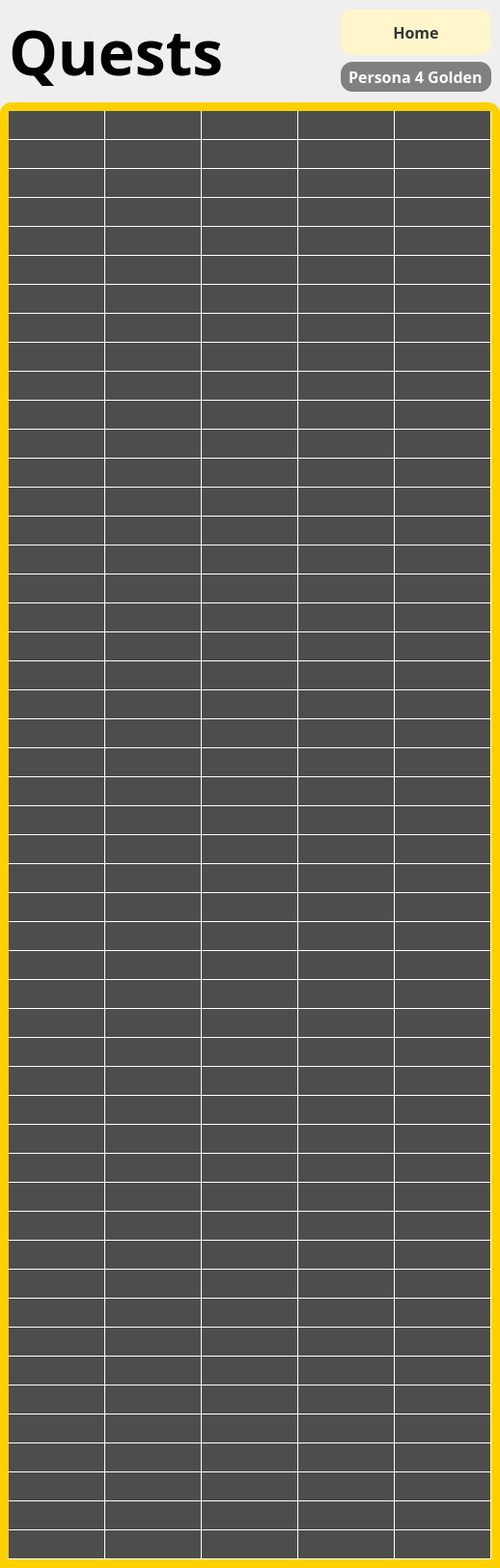
      <widget class="QWidget" name="questsPage">
       <property name="styleSheet">
        <string notr="true">QFrame#infoFrame {
	background-color: #FFD100;
	border-top-left-radius: 12px;
	border-top-right-radius: 12px;
}
QPushButton {
	background-color: #fff6cc;
	color: #333533;
	padding: 12px 12px 12px 12px;
	border-radius: 12px;
}
QPushButton:hover {
	background-color: #333533;
	color: white;
	border: 2px solid white;
}</string>
       </property>
       <layout class="QVBoxLayout" name="verticalLayout_11">
        <property name="spacing">
         <number>0</number>
        </property>
        <property name="leftMargin">
         <number>0</number>
        </property>
        <property name="topMargin">
         <number>0</number>
        </property>
        <property name="rightMargin">
         <number>0</number>
        </property>
        <property name="bottomMargin">
         <number>0</number>
        </property>
        <item>
         <widget class="QFrame" name="headerFrame_2">
          <property name="sizePolicy">
           <sizepolicy hsizetype="Preferred" vsizetype="Minimum">
            <horstretch>0</horstretch>
            <verstretch>0</verstretch>
           </sizepolicy>
          </property>
          <property name="styleSheet">
           <string notr="true">QFrame#headerFrame {
	background-color: #FFEE32;
}
QLabel {
	border-radius: 12px;
}</string>
          </property>
          <property name="frameShape">
           <enum>QFrame::NoFrame</enum>
          </property>
          <property name="frameShadow">
           <enum>QFrame::Plain</enum>
          </property>
          <layout class="QHBoxLayout" name="horizontalLayout_3">
           <property name="spacing">
            <number>0</number>
           </property>
           <property name="leftMargin">
            <number>9</number>
           </property>
           <property name="topMargin">
            <number>9</number>
           </property>
           <property name="rightMargin">
            <number>9</number>
           </property>
           <property name="bottomMargin">
            <number>9</number>
           </property>
           <item>
            <widget class="QLabel" name="headingLbl_4">
             <property name="font">
              <font>
               <family>Montserrat</family>
               <pointsize>48</pointsize>
               <weight>75</weight>
               <bold>true</bold>
              </font>
             </property>
             <property name="text">
              <string>Quests</string>
             </property>
            </widget>
           </item>
           <item>
            <widget class="QFrame" name="headerInfoFrame">
             <property name="sizePolicy">
              <sizepolicy hsizetype="Maximum" vsizetype="Preferred">
               <horstretch>0</horstretch>
               <verstretch>0</verstretch>
              </sizepolicy>
             </property>
             <property name="frameShape">
              <enum>QFrame::NoFrame</enum>
             </property>
             <property name="frameShadow">
              <enum>QFrame::Plain</enum>
             </property>
             <layout class="QVBoxLayout" name="verticalLayout_10">
              <property name="leftMargin">
               <number>0</number>
              </property>
              <property name="topMargin">
               <number>0</number>
              </property>
              <property name="rightMargin">
               <number>0</number>
              </property>
              <property name="bottomMargin">
               <number>0</number>
              </property>
              <item>
               <widget class="QPushButton" name="questsHomeBtn">
                <property name="sizePolicy">
                 <sizepolicy hsizetype="Preferred" vsizetype="Maximum">
                  <horstretch>0</horstretch>
                  <verstretch>0</verstretch>
                 </sizepolicy>
                </property>
                <property name="font">
                 <font>
                  <family>Montserrat</family>
                  <pointsize>12</pointsize>
                  <weight>75</weight>
                  <bold>true</bold>
                 </font>
                </property>
                <property name="cursor">
                 <cursorShape>PointingHandCursor</cursorShape>
                </property>
                <property name="text">
                 <string>Home</string>
                </property>
               </widget>
              </item>
              <item>
               <widget class="QLabel" name="bodyLbl_2">
                <property name="sizePolicy">
                 <sizepolicy hsizetype="Maximum" vsizetype="Maximum">
                  <horstretch>0</horstretch>
                  <verstretch>0</verstretch>
                 </sizepolicy>
                </property>
                <property name="font">
                 <font>
                  <family>Montserrat</family>
                  <pointsize>12</pointsize>
                  <weight>75</weight>
                  <bold>true</bold>
                 </font>
                </property>
                <property name="styleSheet">
                 <string notr="true">background-color: grey;
color: white;
padding: 4px 4px 4px 4px;</string>
                </property>
                <property name="text">
                 <string>Persona 4 Golden</string>
                </property>
               </widget>
              </item>
             </layout>
            </widget>
           </item>
          </layout>
         </widget>
        </item>
        <item>
         <widget class="QFrame" name="infoFrame">
          <property name="sizePolicy">
           <sizepolicy hsizetype="Preferred" vsizetype="Preferred">
            <horstretch>0</horstretch>
            <verstretch>0</verstretch>
           </sizepolicy>
          </property>
          <property name="styleSheet">
           <string notr="true">QTableWidget::item {
	background-color: #4D4D4D;
	color: white;
	text-align: center;
}
QTableView {
	background-color: #333533;
	border-radius: 12px;
	gridline-color: white;
}
QAbstractItemView {
	background-color: #333533;
}
QHeaderView::section {
	background-color: #202020;
	color: white;
}
QHeaderView::section:horizontal {
	border-top: 6px solid white;
}</string>
          </property>
          <property name="frameShape">
           <enum>QFrame::NoFrame</enum>
          </property>
          <property name="frameShadow">
           <enum>QFrame::Plain</enum>
          </property>
          <layout class="QVBoxLayout" name="verticalLayout_9">
           <item>
            <widget class="QTableWidget" name="questsTable">
             <property name="sizePolicy">
              <sizepolicy hsizetype="Preferred" vsizetype="Preferred">
               <horstretch>0</horstretch>
               <verstretch>0</verstretch>
              </sizepolicy>
             </property>
             <property name="styleSheet">
              <string notr="true"/>
             </property>
             <property name="frameShape">
              <enum>QFrame::NoFrame</enum>
             </property>
             <property name="frameShadow">
              <enum>QFrame::Plain</enum>
             </property>
             <property name="verticalScrollBarPolicy">
              <enum>Qt::ScrollBarAlwaysOff</enum>
             </property>
             <property name="horizontalScrollBarPolicy">
              <enum>Qt::ScrollBarAlwaysOff</enum>
             </property>
             <property name="sizeAdjustPolicy">
              <enum>QAbstractScrollArea::AdjustToContents</enum>
             </property>
             <property name="tabKeyNavigation">
              <bool>true</bool>
             </property>
             <property name="dragEnabled">
              <bool>false</bool>
             </property>
             <property name="dragDropOverwriteMode">
              <bool>false</bool>
             </property>
             <property name="alternatingRowColors">
              <bool>false</bool>
             </property>
             <property name="selectionMode">
              <enum>QAbstractItemView::NoSelection</enum>
             </property>
             <property name="textElideMode">
              <enum>Qt::ElideRight</enum>
             </property>
             <property name="verticalScrollMode">
              <enum>QAbstractItemView::ScrollPerItem</enum>
             </property>
             <property name="horizontalScrollMode">
              <enum>QAbstractItemView::ScrollPerItem</enum>
             </property>
             <property name="showGrid">
              <bool>true</bool>
             </property>
             <property name="gridStyle">
              <enum>Qt::SolidLine</enum>
             </property>
             <property name="sortingEnabled">
              <bool>false</bool>
             </property>
             <property name="wordWrap">
              <bool>true</bool>
             </property>
             <property name="cornerButtonEnabled">
              <bool>true</bool>
             </property>
             <property name="rowCount">
              <number>50</number>
             </property>
             <property name="columnCount">
              <number>5</number>
             </property>
             <attribute name="horizontalHeaderVisible">
              <bool>false</bool>
             </attribute>
             <attribute name="horizontalHeaderCascadingSectionResizes">
              <bool>false</bool>
             </attribute>
             <attribute name="horizontalHeaderDefaultSectionSize">
              <number>100</number>
             </attribute>
             <attribute name="horizontalHeaderHighlightSections">
              <bool>true</bool>
             </attribute>
             <attribute name="horizontalHeaderMinimumSectionSize">
              <number>32</number>
             </attribute>
             <attribute name="horizontalHeaderShowSortIndicator" stdset="0">
              <bool>false</bool>
             </attribute>
             <attribute name="horizontalHeaderStretchLastSection">
              <bool>true</bool>
             </attribute>
             <attribute name="verticalHeaderVisible">
              <bool>false</bool>
             </attribute>
             <attribute name="verticalHeaderCascadingSectionResizes">
              <bool>false</bool>
             </attribute>
             <attribute name="verticalHeaderShowSortIndicator" stdset="0">
              <bool>false</bool>
             </attribute>
             <attribute name="verticalHeaderStretchLastSection">
              <bool>false</bool>
             </attribute>
             <row/>
             <row/>
             <row/>
             <row/>
             <row/>
             <row/>
             <row/>
             <row/>
             <row/>
             <row/>
             <row/>
             <row/>
             <row/>
             <row/>
             <row/>
             <row/>
             <row/>
             <row/>
             <row/>
             <row/>
             <row/>
             <row/>
             <row/>
             <row/>
             <row/>
             <row/>
             <row/>
             <row/>
             <row/>
             <row/>
             <row/>
             <row/>
             <row/>
             <row/>
             <row/>
             <row/>
             <row/>
             <row/>
             <row/>
             <row/>
             <row/>
             <row/>
             <row/>
             <row/>
             <row/>
             <row/>
             <row/>
             <row/>
             <row/>
             <row/>
             <column>
              <property name="text">
               <string>Quest</string>
              </property>
              <property name="font">
               <font>
                <family>Montserrat</family>
                <pointsize>12</pointsize>
                <weight>75</weight>
                <bold>true</bold>
               </font>
              </property>
             </column>
             <column>
              <property name="text">
               <string>Person</string>
              </property>
              <property name="font">
               <font>
                <family>Montserrat</family>
                <pointsize>12</pointsize>
                <weight>75</weight>
                <bold>true</bold>
               </font>
              </property>
             </column>
             <column>
              <property name="text">
               <string>Date</string>
              </property>
              <property name="font">
               <font>
                <family>Montserrat</family>
                <pointsize>12</pointsize>
                <weight>75</weight>
                <bold>true</bold>
               </font>
              </property>
             </column>
             <column>
              <property name="text">
               <string>Remarks</string>
              </property>
              <property name="font">
               <font>
                <family>Montserrat</family>
                <pointsize>12</pointsize>
                <weight>75</weight>
                <bold>true</bold>
               </font>
              </property>
             </column>
             <column>
              <property name="text">
               <string>Reward</string>
              </property>
              <property name="font">
               <font>
                <family>Montserrat</family>
                <pointsize>12</pointsize>
                <weight>75</weight>
                <bold>true</bold>
               </font>
              </property>
             </column>
             <item row="0" column="0">
              <property name="text">
               <string/>
              </property>
              <property name="font">
               <font>
                <family>Inter</family>
                <pointsize>8</pointsize>
               </font>
              </property>
             </item>
             <item row="0" column="1">
              <property name="text">
               <string/>
              </property>
              <property name="font">
               <font>
                <family>Inter</family>
                <pointsize>8</pointsize>
               </font>
              </property>
             </item>
             <item row="0" column="2">
              <property name="text">
               <string/>
              </property>
              <property name="font">
               <font>
                <family>Inter</family>
                <pointsize>8</pointsize>
               </font>
              </property>
             </item>
             <item row="0" column="3">
              <property name="text">
               <string/>
              </property>
              <property name="font">
               <font>
                <family>Inter</family>
                <pointsize>8</pointsize>
               </font>
              </property>
             </item>
             <item row="0" column="4">
              <property name="text">
               <string/>
              </property>
              <property name="font">
               <font>
                <family>Inter</family>
                <pointsize>8</pointsize>
               </font>
              </property>
             </item>
            </widget>
           </item>
          </layout>
         </widget>
        </item>
       </layout>
      </widget>
